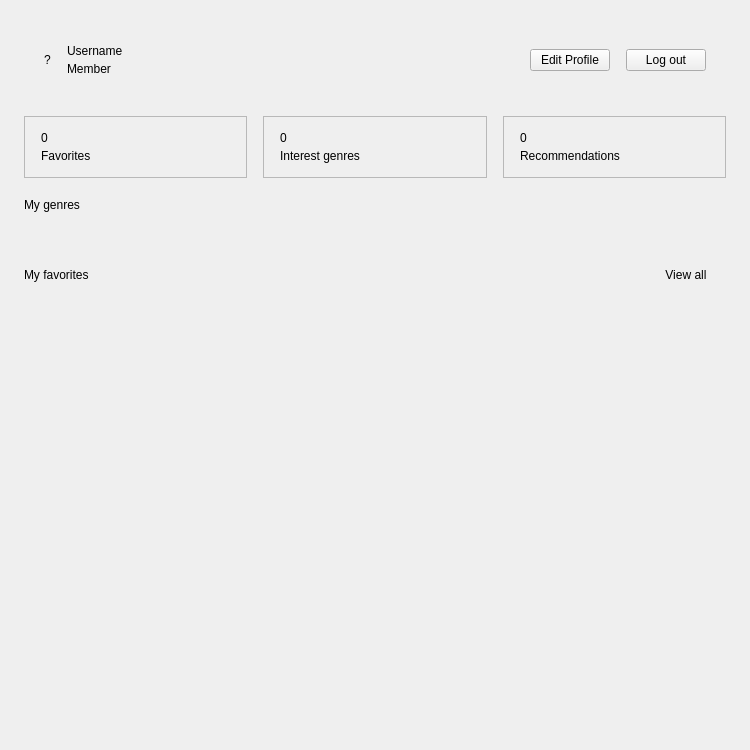
<?xml version="1.0" encoding="UTF-8"?>
<ui version="4.0">
 <class>Profile</class>
 <widget class="QWidget" name="Profile">
  <property name="geometry">
   <rect>
    <x>0</x>
    <y>0</y>
    <width>750</width>
    <height>750</height>
   </rect>
  </property>
  <property name="windowTitle">
   <string>Profile</string>
  </property>
  <property name="styleSheet">
   <string notr="true">#Profile {
    background-color: #0F0F11;
}
QScrollArea {
    border: none;
    background-color: transparent;
}
QScrollArea > QWidget#qt_scrollarea_viewport {
    background-color: transparent;
}
#profileScrollContent,
#headerCard,
#statsRow,
#genresSection,
#favoritesSection,
#favoritesPreviewStack,
#favoritesPreviewGridPage,
#favoritesPreviewEmptyPage,
#genresStack,
#genresChipsPage,
#genresEmptyPage,
#genresChipsRow {
    background-color: transparent;
}
#headerCard {
    background-color: #181818;
    border: 1px solid #181818;
    border-radius: 12px;
}
#avatarLabel {
    background-color: #AE1A19;
    color: #FFFFFF;
    border-radius: 40px;
    font-size: 32px;
    font-weight: 700;
    min-width: 80px;
    min-height: 80px;
    max-width: 80px;
    max-height: 80px;
}
#usernameLabel {
    color: #FFFFFF;
    font-size: 22px;
    font-weight: 700;
}
#memberLabel {
    color: #6C6C6E;
    font-size: 12px;
}
#editProfileButton {
    background-color: #AE1A19;
    color: #FFFFFF;
    border: none;
    border-radius: 6px;
    padding: 8px 16px;
    font-size: 13px;
    font-weight: 600;
}
#editProfileButton:hover {
    background-color: #951615;
}
#logoutButton {
    background-color: transparent;
    color: #EF4444;
    border: 1px solid #EF4444;
    border-radius: 6px;
    padding: 8px 16px;
    font-size: 13px;
    font-weight: 600;
}
#logoutButton:hover {
    background-color: rgba(239, 68, 68, 0.08);
}
#favoritesStatTile,
#genresStatTile,
#recommendationsStatTile {
    background-color: #181818;
    border: 1px solid #181818;
    border-radius: 10px;
}
#favoritesStatValue,
#genresStatValue,
#recommendationsStatValue {
    color: #FFFFFF;
    font-size: 24px;
    font-weight: 700;
}
#favoritesStatLabel,
#genresStatLabel,
#recommendationsStatLabel {
    color: #6C6C6E;
    font-size: 12px;
}
#genresTitleLabel,
#favoritesTitleLabel {
    color: #FFFFFF;
    font-size: 16px;
    font-weight: 600;
}
#viewAllFavoritesButton {
    background-color: transparent;
    color: #AE1A19;
    border: none;
    font-size: 13px;
    font-weight: 600;
}
#viewAllFavoritesButton:hover {
    color: #951615;
}
#emptyGenresLabel,
#emptyFavoritesLabel {
    color: #6C6C6E;
    font-size: 13px;
}
#openSettingsLink {
    background-color: transparent;
    color: #AE1A19;
    border: none;
    font-size: 13px;
    font-weight: 600;
    text-align: left;
    padding: 0;
}
#openSettingsLink:hover {
    color: #951615;
}
QFrame#movieCard {
    background-color: #181818;
    border-radius: 8px;
    border: 1px solid #181818;
}
QFrame#movieCard:hover {
    background-color: #232325;
    border: 1px solid #2A2A2C;
}
QLabel#movieCardTitle {
    color: #FFFFFF;
    font-size: 13px;
    font-weight: 600;
}
QLabel#movieCardGenres {
    color: #6C6C6E;
    font-size: 11px;
}
QLabel#movieCardRating {
    color: #FFFFFF;
    font-size: 12px;
}
QLabel#movieCardReviews {
    color: #6C6C6E;
    font-size: 12px;
}</string>
  </property>
  <layout class="QVBoxLayout" name="profileRootLayout">
   <property name="spacing">
    <number>0</number>
   </property>
   <property name="leftMargin">
    <number>0</number>
   </property>
   <property name="topMargin">
    <number>0</number>
   </property>
   <property name="rightMargin">
    <number>0</number>
   </property>
   <property name="bottomMargin">
    <number>0</number>
   </property>
   <item>
    <widget class="QScrollArea" name="profileScrollArea">
     <property name="widgetResizable">
      <bool>true</bool>
     </property>
     <property name="frameShape">
      <enum>QFrame::NoFrame</enum>
     </property>
     <widget class="QWidget" name="profileScrollContent">
      <layout class="QVBoxLayout" name="profileContentLayout">
       <property name="spacing">
        <number>20</number>
       </property>
       <property name="leftMargin">
        <number>24</number>
       </property>
       <property name="topMargin">
        <number>24</number>
       </property>
       <property name="rightMargin">
        <number>24</number>
       </property>
       <property name="bottomMargin">
        <number>24</number>
       </property>
       <item>
        <widget class="QFrame" name="headerCard">
         <layout class="QHBoxLayout" name="headerLayout">
          <property name="spacing">
           <number>16</number>
          </property>
          <property name="leftMargin">
           <number>20</number>
          </property>
          <property name="topMargin">
           <number>20</number>
          </property>
          <property name="rightMargin">
           <number>20</number>
          </property>
          <property name="bottomMargin">
           <number>20</number>
          </property>
          <item>
           <widget class="QLabel" name="avatarLabel">
            <property name="alignment">
             <set>Qt::AlignCenter</set>
            </property>
            <property name="text">
             <string>?</string>
            </property>
           </widget>
          </item>
          <item>
           <layout class="QVBoxLayout" name="headerTextLayout">
            <property name="spacing">
             <number>4</number>
            </property>
            <item>
             <widget class="QLabel" name="usernameLabel">
              <property name="text">
               <string>Username</string>
              </property>
             </widget>
            </item>
            <item>
             <widget class="QLabel" name="memberLabel">
              <property name="text">
               <string>Member</string>
              </property>
             </widget>
            </item>
           </layout>
          </item>
          <item>
           <spacer name="headerSpacer">
            <property name="orientation">
             <enum>Qt::Horizontal</enum>
            </property>
            <property name="sizeHint" stdset="0">
             <size>
              <width>40</width>
              <height>20</height>
             </size>
            </property>
           </spacer>
          </item>
          <item>
           <widget class="QPushButton" name="editProfileButton">
            <property name="cursor">
             <cursorShape>PointingHandCursor</cursorShape>
            </property>
            <property name="text">
             <string>Edit Profile</string>
            </property>
           </widget>
          </item>
          <item>
           <widget class="QPushButton" name="logoutButton">
            <property name="cursor">
             <cursorShape>PointingHandCursor</cursorShape>
            </property>
            <property name="text">
             <string>Log out</string>
            </property>
           </widget>
          </item>
         </layout>
        </widget>
       </item>
       <item>
        <widget class="QWidget" name="statsRow" native="true">
         <layout class="QHBoxLayout" name="statsLayout">
          <property name="spacing">
           <number>16</number>
          </property>
          <property name="leftMargin">
           <number>0</number>
          </property>
          <property name="topMargin">
           <number>0</number>
          </property>
          <property name="rightMargin">
           <number>0</number>
          </property>
          <property name="bottomMargin">
           <number>0</number>
          </property>
          <item>
           <widget class="QFrame" name="favoritesStatTile">
            <property name="styleSheet">
             <string notr="true"/>
            </property>
            <property name="frameShape">
             <enum>QFrame::StyledPanel</enum>
            </property>
            <layout class="QVBoxLayout" name="favoritesStatLayout">
             <property name="spacing">
              <number>4</number>
             </property>
             <property name="leftMargin">
              <number>16</number>
             </property>
             <property name="topMargin">
              <number>14</number>
             </property>
             <property name="rightMargin">
              <number>16</number>
             </property>
             <property name="bottomMargin">
              <number>14</number>
             </property>
             <item>
              <widget class="QLabel" name="favoritesStatValue">
               <property name="text">
                <string>0</string>
               </property>
              </widget>
             </item>
             <item>
              <widget class="QLabel" name="favoritesStatLabel">
               <property name="text">
                <string>Favorites</string>
               </property>
              </widget>
             </item>
            </layout>
           </widget>
          </item>
          <item>
           <widget class="QFrame" name="genresStatTile">
            <property name="frameShape">
             <enum>QFrame::StyledPanel</enum>
            </property>
            <layout class="QVBoxLayout" name="genresStatLayout">
             <property name="spacing">
              <number>4</number>
             </property>
             <property name="leftMargin">
              <number>16</number>
             </property>
             <property name="topMargin">
              <number>14</number>
             </property>
             <property name="rightMargin">
              <number>16</number>
             </property>
             <property name="bottomMargin">
              <number>14</number>
             </property>
             <item>
              <widget class="QLabel" name="genresStatValue">
               <property name="text">
                <string>0</string>
               </property>
              </widget>
             </item>
             <item>
              <widget class="QLabel" name="genresStatLabel">
               <property name="text">
                <string>Interest genres</string>
               </property>
              </widget>
             </item>
            </layout>
           </widget>
          </item>
          <item>
           <widget class="QFrame" name="recommendationsStatTile">
            <property name="frameShape">
             <enum>QFrame::StyledPanel</enum>
            </property>
            <layout class="QVBoxLayout" name="recommendationsStatLayout">
             <property name="spacing">
              <number>4</number>
             </property>
             <property name="leftMargin">
              <number>16</number>
             </property>
             <property name="topMargin">
              <number>14</number>
             </property>
             <property name="rightMargin">
              <number>16</number>
             </property>
             <property name="bottomMargin">
              <number>14</number>
             </property>
             <item>
              <widget class="QLabel" name="recommendationsStatValue">
               <property name="text">
                <string>0</string>
               </property>
              </widget>
             </item>
             <item>
              <widget class="QLabel" name="recommendationsStatLabel">
               <property name="text">
                <string>Recommendations</string>
               </property>
              </widget>
             </item>
            </layout>
           </widget>
          </item>
         </layout>
        </widget>
       </item>
       <item>
        <widget class="QWidget" name="genresSection" native="true">
         <layout class="QVBoxLayout" name="genresSectionLayout">
          <property name="spacing">
           <number>10</number>
          </property>
          <property name="leftMargin">
           <number>0</number>
          </property>
          <property name="topMargin">
           <number>0</number>
          </property>
          <property name="rightMargin">
           <number>0</number>
          </property>
          <property name="bottomMargin">
           <number>0</number>
          </property>
          <item>
           <widget class="QLabel" name="genresTitleLabel">
            <property name="text">
             <string>My genres</string>
            </property>
           </widget>
          </item>
          <item>
           <widget class="QStackedWidget" name="genresStack">
            <property name="sizePolicy">
             <sizepolicy hsizetype="Preferred" vsizetype="Maximum">
              <horstretch>0</horstretch>
              <verstretch>0</verstretch>
             </sizepolicy>
            </property>
            <property name="currentIndex">
             <number>0</number>
            </property>
            <widget class="QWidget" name="genresChipsPage">
             <layout class="QVBoxLayout" name="genresChipsPageLayout">
              <property name="spacing">
               <number>0</number>
              </property>
              <property name="leftMargin">
               <number>0</number>
              </property>
              <property name="topMargin">
               <number>0</number>
              </property>
              <property name="rightMargin">
               <number>0</number>
              </property>
              <property name="bottomMargin">
               <number>0</number>
              </property>
              <item>
               <widget class="QWidget" name="genresChipsRow" native="true">
                <property name="sizePolicy">
                 <sizepolicy hsizetype="Preferred" vsizetype="Maximum">
                  <horstretch>0</horstretch>
                  <verstretch>0</verstretch>
                 </sizepolicy>
                </property>
                <layout class="QHBoxLayout" name="genresChipsLayout">
                 <property name="spacing">
                  <number>8</number>
                 </property>
                 <property name="leftMargin">
                  <number>0</number>
                 </property>
                 <property name="topMargin">
                  <number>0</number>
                 </property>
                 <property name="rightMargin">
                  <number>0</number>
                 </property>
                 <property name="bottomMargin">
                  <number>0</number>
                 </property>
                 <item>
                  <spacer name="genresChipsSpacer">
                   <property name="orientation">
                    <enum>Qt::Horizontal</enum>
                   </property>
                   <property name="sizeHint" stdset="0">
                    <size>
                     <width>40</width>
                     <height>20</height>
                    </size>
                   </property>
                  </spacer>
                 </item>
                </layout>
               </widget>
              </item>
             </layout>
            </widget>
            <widget class="QWidget" name="genresEmptyPage">
             <layout class="QHBoxLayout" name="genresEmptyLayout">
              <property name="spacing">
               <number>6</number>
              </property>
              <property name="leftMargin">
               <number>0</number>
              </property>
              <property name="topMargin">
               <number>0</number>
              </property>
              <property name="rightMargin">
               <number>0</number>
              </property>
              <property name="bottomMargin">
               <number>0</number>
              </property>
              <item>
               <widget class="QLabel" name="emptyGenresLabel">
                <property name="text">
                 <string>No genres picked yet —</string>
                </property>
               </widget>
              </item>
              <item>
               <widget class="QPushButton" name="openSettingsLink">
                <property name="cursor">
                 <cursorShape>PointingHandCursor</cursorShape>
                </property>
                <property name="text">
                 <string>set them in Settings</string>
                </property>
                <property name="flat">
                 <bool>true</bool>
                </property>
               </widget>
              </item>
              <item>
               <spacer name="genresEmptySpacer">
                <property name="orientation">
                 <enum>Qt::Horizontal</enum>
                </property>
                <property name="sizeHint" stdset="0">
                 <size>
                  <width>40</width>
                  <height>20</height>
                 </size>
                </property>
               </spacer>
              </item>
             </layout>
            </widget>
           </widget>
          </item>
         </layout>
        </widget>
       </item>
       <item>
        <widget class="QWidget" name="favoritesSection" native="true">
         <layout class="QVBoxLayout" name="favoritesSectionLayout">
          <property name="spacing">
           <number>10</number>
          </property>
          <property name="leftMargin">
           <number>0</number>
          </property>
          <property name="topMargin">
           <number>0</number>
          </property>
          <property name="rightMargin">
           <number>0</number>
          </property>
          <property name="bottomMargin">
           <number>0</number>
          </property>
          <item>
           <layout class="QHBoxLayout" name="favoritesHeaderLayout">
            <item>
             <widget class="QLabel" name="favoritesTitleLabel">
              <property name="text">
               <string>My favorites</string>
              </property>
             </widget>
            </item>
            <item>
             <spacer name="favoritesHeaderSpacer">
              <property name="orientation">
               <enum>Qt::Horizontal</enum>
              </property>
              <property name="sizeHint" stdset="0">
               <size>
                <width>40</width>
                <height>20</height>
               </size>
              </property>
             </spacer>
            </item>
            <item>
             <widget class="QPushButton" name="viewAllFavoritesButton">
              <property name="cursor">
               <cursorShape>PointingHandCursor</cursorShape>
              </property>
              <property name="text">
               <string>View all</string>
              </property>
              <property name="flat">
               <bool>true</bool>
              </property>
             </widget>
            </item>
           </layout>
          </item>
          <item>
           <widget class="QStackedWidget" name="favoritesPreviewStack">
            <property name="currentIndex">
             <number>0</number>
            </property>
            <widget class="QWidget" name="favoritesPreviewGridPage">
             <layout class="QGridLayout" name="favoritesPreviewGrid">
              <property name="horizontalSpacing">
               <number>24</number>
              </property>
              <property name="verticalSpacing">
               <number>32</number>
              </property>
              <property name="leftMargin">
               <number>0</number>
              </property>
              <property name="topMargin">
               <number>0</number>
              </property>
              <property name="rightMargin">
               <number>0</number>
              </property>
              <property name="bottomMargin">
               <number>0</number>
              </property>
             </layout>
            </widget>
            <widget class="QWidget" name="favoritesPreviewEmptyPage">
             <layout class="QVBoxLayout" name="favoritesPreviewEmptyLayout">
              <item>
               <widget class="QLabel" name="emptyFavoritesLabel">
                <property name="text">
                 <string>No favorites yet.</string>
                </property>
                <property name="alignment">
                 <set>Qt::AlignCenter</set>
                </property>
               </widget>
              </item>
             </layout>
            </widget>
           </widget>
          </item>
         </layout>
        </widget>
       </item>
       <item>
        <spacer name="profileBottomSpacer">
         <property name="orientation">
          <enum>Qt::Vertical</enum>
         </property>
         <property name="sizeHint" stdset="0">
          <size>
           <width>20</width>
           <height>40</height>
          </size>
         </property>
        </spacer>
       </item>
      </layout>
     </widget>
    </widget>
   </item>
  </layout>
 </widget>
 <resources/>
 <connections/>
</ui>
